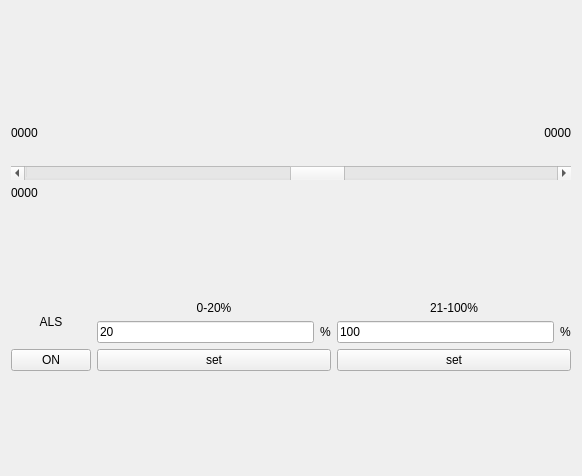
<?xml version="1.0" encoding="UTF-8"?>
<ui version="4.0">
 <class>Backlight</class>
 <widget class="QWidget" name="Backlight">
  <property name="geometry">
   <rect>
    <x>0</x>
    <y>0</y>
    <width>582</width>
    <height>476</height>
   </rect>
  </property>
  <property name="windowTitle">
   <string>MainWindow</string>
  </property>
  <layout class="QVBoxLayout" name="verticalLayout_5">
   <item>
    <spacer name="verticalSpacer_2">
     <property name="orientation">
      <enum>Qt::Vertical</enum>
     </property>
     <property name="sizeHint" stdset="0">
      <size>
       <width>20</width>
       <height>88</height>
      </size>
     </property>
    </spacer>
   </item>
   <item>
    <layout class="QVBoxLayout" name="verticalLayout_4">
     <item>
      <layout class="QHBoxLayout" name="horizontalLayout_4">
       <item>
        <widget class="QLabel" name="label">
         <property name="sizePolicy">
          <sizepolicy hsizetype="Preferred" vsizetype="Expanding">
           <horstretch>0</horstretch>
           <verstretch>0</verstretch>
          </sizepolicy>
         </property>
         <property name="maximumSize">
          <size>
           <width>16777215</width>
           <height>16777215</height>
          </size>
         </property>
         <property name="text">
          <string>0000</string>
         </property>
        </widget>
       </item>
       <item>
        <widget class="QLabel" name="label_2">
         <property name="sizePolicy">
          <sizepolicy hsizetype="Preferred" vsizetype="Expanding">
           <horstretch>0</horstretch>
           <verstretch>0</verstretch>
          </sizepolicy>
         </property>
         <property name="text">
          <string>0000</string>
         </property>
         <property name="alignment">
          <set>Qt::AlignRight|Qt::AlignTrailing|Qt::AlignVCenter</set>
         </property>
        </widget>
       </item>
      </layout>
     </item>
     <item>
      <widget class="QScrollBar" name="slider">
       <property name="sizePolicy">
        <sizepolicy hsizetype="Expanding" vsizetype="Fixed">
         <horstretch>0</horstretch>
         <verstretch>50</verstretch>
        </sizepolicy>
       </property>
       <property name="maximumSize">
        <size>
         <width>16777215</width>
         <height>16777215</height>
        </size>
       </property>
       <property name="minimum">
        <number>10</number>
       </property>
       <property name="maximum">
        <number>100</number>
       </property>
       <property name="value">
        <number>60</number>
       </property>
       <property name="orientation">
        <enum>Qt::Horizontal</enum>
       </property>
      </widget>
     </item>
     <item>
      <widget class="QLabel" name="label_3">
       <property name="text">
        <string>0000</string>
       </property>
      </widget>
     </item>
    </layout>
   </item>
   <item>
    <spacer name="verticalSpacer">
     <property name="orientation">
      <enum>Qt::Vertical</enum>
     </property>
     <property name="sizeHint" stdset="0">
      <size>
       <width>20</width>
       <height>85</height>
      </size>
     </property>
    </spacer>
   </item>
   <item>
    <layout class="QHBoxLayout" name="horizontalLayout_3">
     <item>
      <layout class="QVBoxLayout" name="verticalLayout">
       <item>
        <widget class="QLabel" name="label_6">
         <property name="text">
          <string>ALS</string>
         </property>
         <property name="alignment">
          <set>Qt::AlignCenter</set>
         </property>
        </widget>
       </item>
       <item>
        <widget class="QPushButton" name="pushButton_on">
         <property name="text">
          <string>ON</string>
         </property>
        </widget>
       </item>
      </layout>
     </item>
     <item>
      <layout class="QVBoxLayout" name="verticalLayout_2">
       <item>
        <widget class="QLabel" name="label_5">
         <property name="text">
          <string>0-20%</string>
         </property>
         <property name="alignment">
          <set>Qt::AlignCenter</set>
         </property>
        </widget>
       </item>
       <item>
        <layout class="QHBoxLayout" name="horizontalLayout">
         <item>
          <widget class="QLineEdit" name="lineEdit_min">
           <property name="text">
            <string>20</string>
           </property>
          </widget>
         </item>
         <item>
          <widget class="QLabel" name="label_7">
           <property name="text">
            <string>%</string>
           </property>
          </widget>
         </item>
        </layout>
       </item>
       <item>
        <widget class="QPushButton" name="pushButton_min">
         <property name="text">
          <string>set</string>
         </property>
        </widget>
       </item>
      </layout>
     </item>
     <item>
      <layout class="QVBoxLayout" name="verticalLayout_3">
       <item>
        <widget class="QLabel" name="label_8">
         <property name="text">
          <string>21-100%</string>
         </property>
         <property name="alignment">
          <set>Qt::AlignCenter</set>
         </property>
        </widget>
       </item>
       <item>
        <layout class="QHBoxLayout" name="horizontalLayout_2">
         <item>
          <widget class="QLineEdit" name="lineEdit_max">
           <property name="text">
            <string>100</string>
           </property>
          </widget>
         </item>
         <item>
          <widget class="QLabel" name="label_9">
           <property name="text">
            <string>%</string>
           </property>
          </widget>
         </item>
        </layout>
       </item>
       <item>
        <widget class="QPushButton" name="pushButton_max">
         <property name="text">
          <string>set</string>
         </property>
        </widget>
       </item>
      </layout>
     </item>
    </layout>
   </item>
   <item>
    <spacer name="verticalSpacer_3">
     <property name="orientation">
      <enum>Qt::Vertical</enum>
     </property>
     <property name="sizeHint" stdset="0">
      <size>
       <width>20</width>
       <height>85</height>
      </size>
     </property>
    </spacer>
   </item>
  </layout>
 </widget>
 <layoutdefault spacing="6" margin="11"/>
 <resources/>
 <connections/>
</ui>
